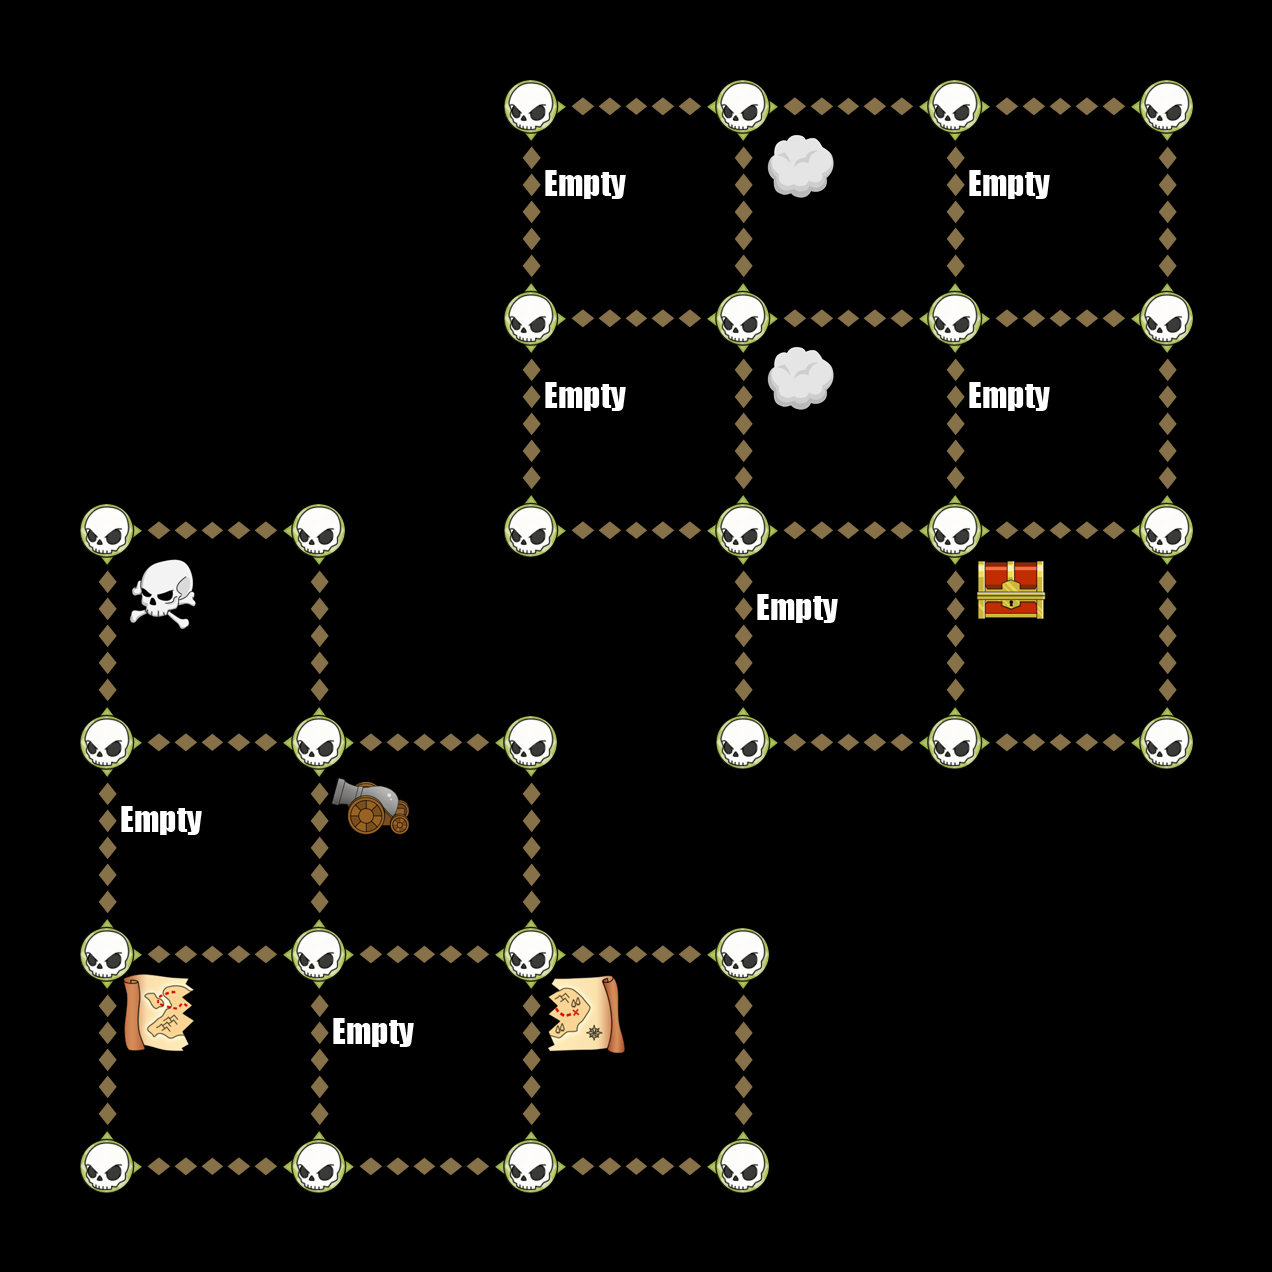

This is a level from a 2D game, rendered from its Tiled map with the project's own tilesets. A one-line summary and the map file follow, with tile-layer data summarised:
An orthogonal 6x6 tile map with 212x212 px tiles, 6 tile layers (Down, Up, Left, Right, ...).

<map version="1.0" orientation="orthogonal" width="6" height="6" tilewidth="212" tileheight="212">
 <tileset firstgid="1" name="TileGraphic_Final-ipadhd" tilewidth="212" tileheight="212">
  <image source="TileGraphic_Final-ipadhd.png" width="636" height="1060" />
  <tile id="0">
   <properties>
    <property name="LineFilled" value="True" />
   </properties>
  </tile>
  <tile id="2">
   <properties>
    <property name="Item" value="TreasureBox" />
   </properties>
  </tile>
  <tile id="4">
   <properties>
    <property name="RowFilled" value="True" />
   </properties>
  </tile>
  <tile id="6">
   <properties>
    <property name="Item" value="CannonLeft" />
   </properties>
  </tile>
  <tile id="7">
   <properties>
    <property name="Item" value="ShipRight" />
   </properties>
  </tile>
  <tile id="8">
   <properties>
    <property name="Item" value="MapOne" />
   </properties>
  </tile>
  <tile id="9">
   <properties>
    <property name="Item" value="CannonRight" />
   </properties>
  </tile>
  <tile id="10">
   <properties>
    <property name="Item" value="ShipLeft" />
   </properties>
  </tile>
  <tile id="11">
   <properties>
    <property name="Item" value="MapTwo" />
   </properties>
  </tile>
  <tile id="12">
   <properties>
    <property name="Item" value="Empty" />
   </properties>
  </tile>
  <tile id="13">
   <properties>
    <property name="Item" value="Skull" />
   </properties>
  </tile>
  <tile id="14">
   <properties>
    <property name="Item" value="Fog" />
   </properties>
  </tile>
 </tileset>
 <layer name="Down" width="6" height="6">
  <data>[36 cells, 20 non-empty, 1 distinct tile ids]</data>
 </layer>
 <layer name="Up" width="6" height="6">
  <data>[36 cells, 20 non-empty, 1 distinct tile ids]</data>
 </layer>
 <layer name="Left" width="6" height="6">
  <data>[36 cells, 20 non-empty, 1 distinct tile ids]</data>
 </layer>
 <layer name="Right" width="6" height="6">
  <data>[36 cells, 20 non-empty, 1 distinct tile ids]</data>
 </layer>
 <layer name="Dots" width="6" height="6">
  <data>[36 cells, 28 non-empty, 1 distinct tile ids]</data>
 </layer>
 <layer name="Items" width="6" height="6">
  <data>[36 cells, 14 non-empty, 7 distinct tile ids]</data>
 </layer>
</map>
